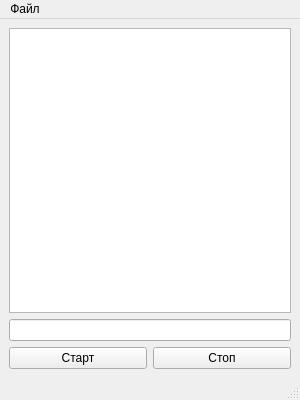
<?xml version="1.0" encoding="UTF-8"?>
<ui version="4.0">
<class>MainWindow</class>
<widget class="QMainWindow" name="MainWindow">
	<property name="geometry">
	<rect>
		<x>0</x>
		<y>0</y>
		<width>300</width>
		<height>400</height>
	</rect>
	</property>
	<property name="windowTitle">
		<string>MainWindow</string>
	</property>
	<widget class="QMenuBar" name="menuBar">
	<property name="geometry">
		<rect>
		<x>0</x>
		<y>0</y>
		<width>800</width>
		<height>21</height>
		</rect>
	</property>
	<widget class="QMenu" name="menuFile">
		<property name="title">
			<string>Файл</string>
		</property>
		<addaction name="actionOpen"/>
		<addaction name="actionSelectFolder"/>
		<addaction name="actionSaveAs"/>
	</widget>
	<addaction name="menuFile"/>
	</widget>
	<widget class="QStatusBar" name="statusBar"/>
	<action name="actionOpen">
	<property name="text">
		<string>Открыть</string>
	</property>
	</action>
	<action name="actionSelectFolder">
	<property name="text">
		<string>Выбрать папку</string>
	</property>
	</action>
	<action name="actionSaveAs">
	<property name="text">
		<string>Сохранить как...</string>
	</property>
	</action>
	<widget class="QWidget" name="mainWidget">
		<layout class="QVBoxLayout" name="vbox">
			<item>
				<widget class="QTextEdit" name="logTextEdit">
					<property name="readOnly">
						<bool>true</bool>
					</property>
					<property name="plainText">
						<string></string>
					</property>
				</widget>
			</item>
			<item>
				<widget class="QLineEdit" name="lineEdit">

				</widget>				
			</item>
			<item>
				<layout class="QHBoxLayout" name="">
					<item>
						<widget class="QPushButton" name="button">
							<property name="text">
								<string>Старт</string>
							</property>
						</widget>
					</item>
					<item>
						<widget class="QPushButton" name="button">
							<property name="text">
								<string>Стоп</string>
							</property>
						</widget>
					</item>
				</layout>	
			</item>
		</layout>		
	</widget>
</widget>
<resources/>
<connections/>
</ui>
